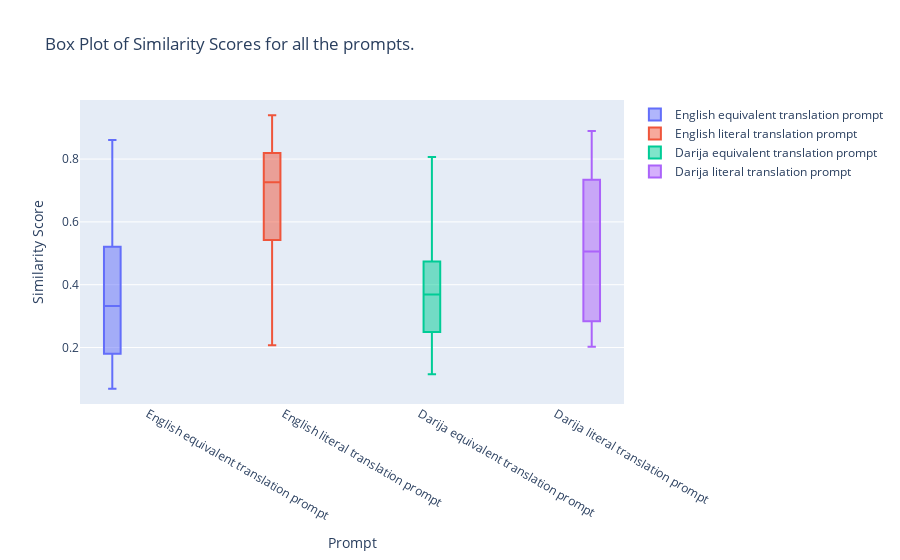

Notebook code for this chart:
### Code cell
import plotly.graph_objects as go
fig = go.Figure()

fig.add_trace(go.Box(y=percentages['eng_equivalent'], name='English equivalent translation prompt'))
fig.add_trace(go.Box(y=percentages['eng_literal'], name='English literal translation prompt'))
fig.add_trace(go.Box(y=percentages['darija_equivalent'], name='Darija equivalent translation prompt'))
fig.add_trace(go.Box(y=percentages['darija_literal'], name='Darija literal translation prompt'))

# Update layout
fig.update_layout(
    title='Box Plot of Similarity Scores for all the prompts.',
    yaxis_title='Similarity Score',
    xaxis_title='Prompt',
    boxmode='group'  # group the box plots together
)

# Show plot
fig.show()

### Figure 1 — Plotly figure (JSON) as saved in the notebook; plotly's stock layout.template omitted (floating-point values rounded to 4 significant figures)
{"data": [{"name": "English equivalent translation prompt", "type": "box", "y": [0.2128, 0.4512, 0.3413, 0.3488, 0.8606, 0.7438, 0.6612, 0.421, 0.5422, 0.2718, 0.2621, 0.1152, 0.1549, 0.6511, 0.5831, 0.6029, 0.3284, 0.1742, 0.3213, 0.08388, 0.606, 0.06856, 0.1142, 0.07055, 0.4553, 0.6467, 0.4068, 0.4278, 0.2149, 0.1665, 0.3685, 0.1967, 0.3004, 0.3321, 0.1405]}, {"name": "English literal translation prompt", "type": "box", "y": [0.9396, 0.6203, 0.5111, 0.767, 0.8426, 0.8162, 0.725, 0.5664, 0.2072, 0.4241, 0.5127, 0.8712, 0.8468, 0.7893, 0.6993, 0.8418, 0.2733, 0.6529, 0.7705, 0.8115, 0.7258, 0.8064, 0.8651, 0.905, 0.6541, 0.9312, 0.3954, 0.4673, 0.8199, 0.6695, 0.8021, 0.8094, 0.4203, 0.5348, 0.6662]}, {"name": "Darija equivalent translation prompt", "type": "box", "y": [0.2128, 0.3486, 0.363, 0.3488, 0.8066, 0.7438, 0.449, 0.2879, 0.5367, 0.1391, 0.4441, 0.1152, 0.1597, 0.5839, 0.4867, 0.6029, 0.4788, 0.1742, 0.1918, 0.2476, 0.606, 0.1763, 0.2817, 0.3824, 0.4804, 0.4063, 0.4068, 0.3643, 0.2149, 0.3701, 0.3685, 0.4606, 0.4427, 0.3321, 0.2546]}, {"name": "Darija literal translation prompt", "type": "box", "y": [0.2023, 0.3063, 0.3408, 0.6219, 0.8744, 0.7106, 0.4963, 0.7581, 0.217, 0.2611, 0.5092, 0.889, 0.8468, 0.6337, 0.2324, 0.8282, 0.2654, 0.4749, 0.873, 0.7564, 0.7007, 0.2997, 0.6827, 0.7162, 0.5054, 0.5433, 0.2294, 0.3363, 0.8128, 0.4094, 0.4523, 0.2065, 0.2554, 0.2782, 0.7396]}], "layout": {"boxmode": "group", "title": {"text": "Box Plot of Similarity Scores for all the prompts."}, "xaxis": {"title": {"text": "Prompt"}}, "yaxis": {"title": {"text": "Similarity Score"}}}}
